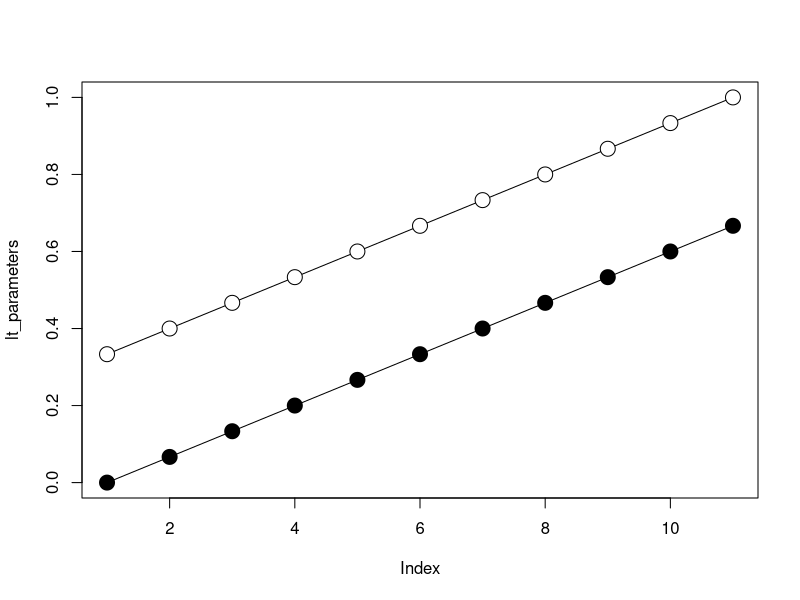

Generate this figure with R:

prev_choices <- 0:10
lt_parameters <- (2/3)*prev_choices/10
st_parameters <- (1/3)+(2/3)*prev_choices/10

plot(lt_parameters,ylim=c(0,1),pch=21,bg='black',type='o',cex=2)
points(st_parameters,pch=21,bg='white',type='o',cex=2)



harvard_game <- function(choice) {
  possible_outcomes <- c('loss','win')
  
  if(choice=='short_term'){
    result <- possible_outcomes[rbinom(1,size=1,prob=st_parameters[pos])+1]
    if(pos!=1){
      pos <- pos-1
    }
  }
  else if(choice=='long_term'){
    result <- possible_outcomes[rbinom(1,size=1,prob=lt_parameters[pos])+1]
    if(pos!=11){
      pos <- pos+1
    }
  }
  
  return(result)
}



wsls <- function(previous_choice,
                 previous_result,
                 trial,
                 theta) {
  
  if(trial!=1){
    if(previous_result=='win'){
      next_choice <- sample(c(previous_choice,possible_choices[which(possible_choices!=previous_choice)]),
                            size=1,prob=c(theta,1-theta))
    }
    else if(previous_result=='loss'){
      next_choice <- sample(c(previous_choice,possible_choices[which(possible_choices!=previous_choice)]),
                            size=1,prob=c(1-theta,theta))
    }
  }  
  else{
    next_choice <- possible_choices[rbinom(1,size=1,prob=theta)+1]
  }
  
  return(next_choice)
}



rndm <- function(theta){
  next_choice <- possible_choices[rbinom(1,size=1,prob=theta)+1]
  return(next_choice)
}



# previous_choice <- 'short_term'


# Global Variables
n_trials <- 2000
sims_per_parameter <- 100
possible_choices <- c('short_term','long_term')
pos <- 5 # starting indexing of alternatives' vectors

wsls_results <- array(dim=c(sims_per_parameter,n_trials))
wsls_choices <- array(dim=c(sims_per_parameter,n_trials))
rndm_results <- array(dim=c(sims_per_parameter,n_trials))
rndm_choices <- array(dim=c(sims_per_parameter,n_trials))

for(spp in 1:sims_per_parameter){
  previous_choice_wsls <- NULL
  previous_result_wsls <- NULL
  for(trial in 1:n_trials){
    wsls_choices[spp,trial] <- wsls(previous_choice=previous_choice_wsls,
                                    previous_result=previous_result_wsls,
                                    trial=trial,theta=.8)
    rndm_choices[spp,trial] <- rndm(theta=.8)
    wsls_results[spp,trial] <- harvard_game(wsls_choices[spp,trial])
    rndm_results[spp,trial] <- harvard_game(rndm_choices[spp,trial])
    previous_choice_wsls <- wsls_choices[spp,trial]
    previous_result_wsls <- wsls_results[spp,trial]
  }
}
